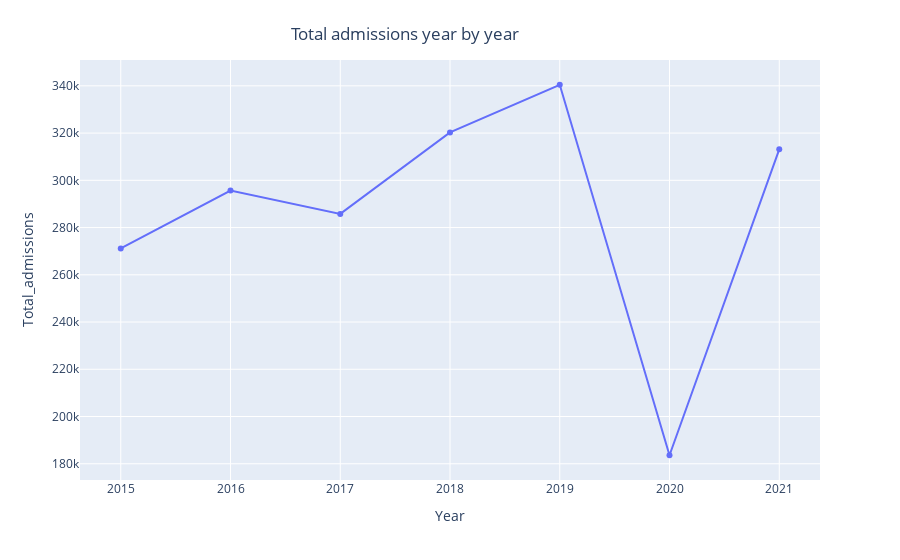

The notebook cell this image was saved under:
### Code cell
#Total Admissions by year
Total_admissions_by_year = df.groupby('Year' , as_index = True).agg({'Number':'sum'}).rename(
    columns = {'Number':'Total_admissions'})

fig = px.line(Total_admissions_by_year, x=Total_admissions_by_year.index
              , y="Total_admissions", markers=True )

fig.update_layout( 
    title={'text': "Total admissions year by year ",
            'y':0.95, 'x':0.45,'xanchor': 'center','yanchor': 'top'} )

fig.show()
Total_admissions_by_year

### Figure 1 — Plotly figure (JSON) as saved in the notebook; plotly's stock layout.template omitted (floating-point values rounded to 4 significant figures)
{"data": [{"hovertemplate": "Year=%{x}<br>Total_admissions=%{y}<extra></extra>", "legendgroup": "", "line": {"color": "#636efa", "dash": "solid"}, "marker": {"symbol": "circle"}, "mode": "markers+lines", "name": "", "orientation": "v", "showlegend": false, "type": "scatter", "x": [2015, 2016, 2017, 2018, 2019, 2020, 2021], "xaxis": "x", "y": [271155, 295670, 285775, 320295, 340460, 183600, 313105], "yaxis": "y"}], "layout": {"legend": {"tracegroupgap": 0}, "margin": {"t": 60}, "title": {"text": "Total admissions year by year ", "x": 0.45, "xanchor": "center", "y": 0.95, "yanchor": "top"}, "xaxis": {"anchor": "y", "domain": [0, 1], "title": {"text": "Year"}}, "yaxis": {"anchor": "x", "domain": [0, 1], "title": {"text": "Total_admissions"}}}}
